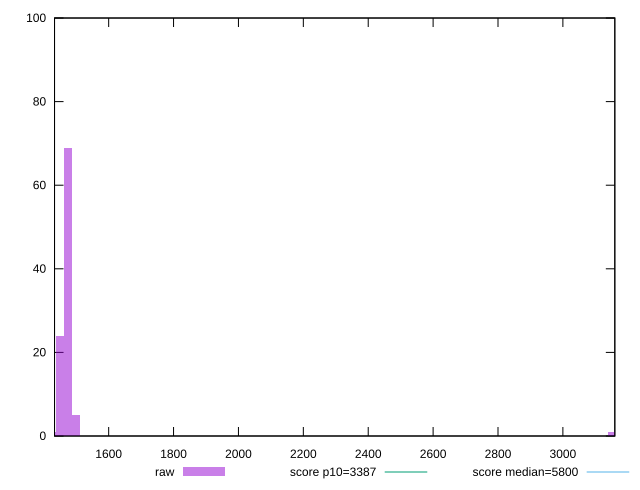

This figure's gnuplot source:
reset

$raw <<EOF
3151.9389563097147 1
1474.2940279513182 69
1448.8751654004334 24
1499.712890502203 5
1423.4563028495486 1
EOF

set key outside below
set boxwidth 25.418862550884796
set xrange [1433.139:3160.079631723785]
set yrange [0:100]
set trange [0:100]
set style fill transparent solid 0.5 noborder

set parametric
set terminal svg size 640, 490 enhanced background rgb 'white'
set output "reports/report_00030_2021-02-24T20-42-31.540Z/speed-index/samples/agenda/raw/histogram.svg"

plot $raw title "raw" with boxes, \
     3387,t title "score p10=3387", \
     5800,t title "score median=5800"

reset
